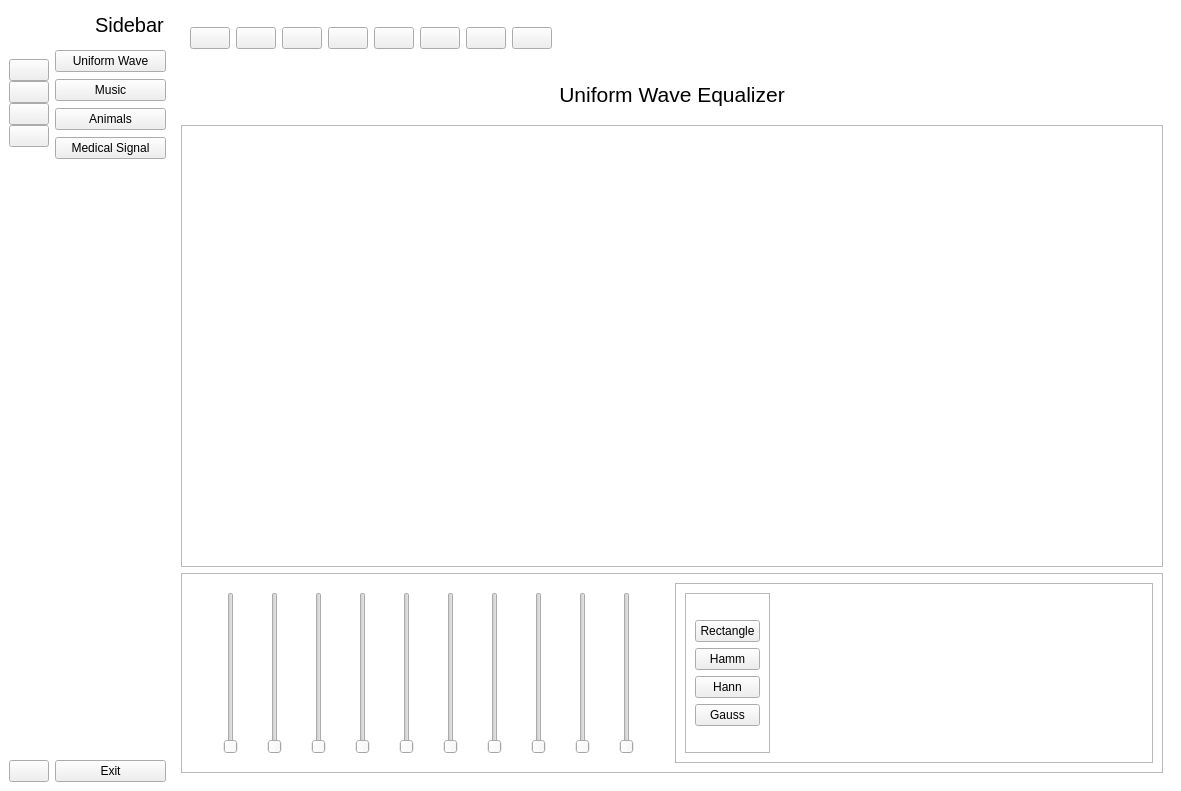
<?xml version="1.0" encoding="UTF-8"?>
<ui version="4.0">
 <class>MainWindow</class>
 <widget class="QMainWindow" name="MainWindow">
  <property name="geometry">
   <rect>
    <x>0</x>
    <y>0</y>
    <width>1181</width>
    <height>791</height>
   </rect>
  </property>
  <property name="font">
   <font>
    <pointsize>8</pointsize>
   </font>
  </property>
  <property name="windowTitle">
   <string>MainWindow</string>
  </property>
  <property name="styleSheet">
   <string notr="true">QMainWindow { background: #fff
}</string>
  </property>
  <widget class="QWidget" name="centralwidget">
   <layout class="QGridLayout" name="gridLayout_3">
    <item row="0" column="1">
     <widget class="QWidget" name="full_menu" native="true">
      <property name="maximumSize">
       <size>
        <width>16777215</width>
        <height>16777215</height>
       </size>
      </property>
      <layout class="QVBoxLayout" name="verticalLayout_4">
       <property name="spacing">
        <number>10</number>
       </property>
       <property name="leftMargin">
        <number>0</number>
       </property>
       <property name="topMargin">
        <number>0</number>
       </property>
       <property name="rightMargin">
        <number>0</number>
       </property>
       <property name="bottomMargin">
        <number>0</number>
       </property>
       <item>
        <layout class="QHBoxLayout" name="horizontalLayout">
         <item>
          <widget class="QLabel" name="label_2">
           <property name="minimumSize">
            <size>
             <width>30</width>
             <height>30</height>
            </size>
           </property>
           <property name="maximumSize">
            <size>
             <width>30</width>
             <height>30</height>
            </size>
           </property>
           <property name="text">
            <string/>
           </property>
           <property name="pixmap">
            <pixmap>Icons/launchpad.png</pixmap>
           </property>
           <property name="scaledContents">
            <bool>true</bool>
           </property>
          </widget>
         </item>
         <item>
          <widget class="QLabel" name="label_3">
           <property name="minimumSize">
            <size>
             <width>71</width>
             <height>31</height>
            </size>
           </property>
           <property name="maximumSize">
            <size>
             <width>71</width>
             <height>31</height>
            </size>
           </property>
           <property name="font">
            <font>
             <family>Segoe UI</family>
             <pointsize>15</pointsize>
            </font>
           </property>
           <property name="text">
            <string>Sidebar</string>
           </property>
          </widget>
         </item>
        </layout>
       </item>
       <item>
        <layout class="QVBoxLayout" name="verticalLayout_2">
         <property name="spacing">
          <number>7</number>
         </property>
         <item>
          <widget class="QPushButton" name="uniformWave">
           <property name="text">
            <string>Uniform Wave</string>
           </property>
           <property name="icon">
            <iconset>
             <normaloff>Icons/wave.png</normaloff>
             <normalon>Icons/wave.png</normalon>Icons/wave.png</iconset>
           </property>
           <property name="iconSize">
            <size>
             <width>14</width>
             <height>14</height>
            </size>
           </property>
           <property name="checkable">
            <bool>true</bool>
           </property>
           <property name="autoExclusive">
            <bool>true</bool>
           </property>
          </widget>
         </item>
         <item>
          <widget class="QPushButton" name="music">
           <property name="text">
            <string>Music</string>
           </property>
           <property name="icon">
            <iconset>
             <normaloff>Icons/musical-note.png</normaloff>
             <normalon>Icons/musical-note.png</normalon>Icons/musical-note.png</iconset>
           </property>
           <property name="iconSize">
            <size>
             <width>14</width>
             <height>14</height>
            </size>
           </property>
           <property name="checkable">
            <bool>true</bool>
           </property>
           <property name="autoExclusive">
            <bool>true</bool>
           </property>
          </widget>
         </item>
         <item>
          <widget class="QPushButton" name="animals">
           <property name="text">
            <string>Animals</string>
           </property>
           <property name="icon">
            <iconset>
             <normaloff>Icons/lion.png</normaloff>
             <normalon>Icons/lion.png</normalon>Icons/lion.png</iconset>
           </property>
           <property name="iconSize">
            <size>
             <width>14</width>
             <height>14</height>
            </size>
           </property>
           <property name="checkable">
            <bool>true</bool>
           </property>
           <property name="autoExclusive">
            <bool>true</bool>
           </property>
          </widget>
         </item>
         <item>
          <widget class="QPushButton" name="medicalSignal">
           <property name="text">
            <string>Medical Signal</string>
           </property>
           <property name="icon">
            <iconset>
             <normaloff>Icons/cardiogram.png</normaloff>
             <normalon>Icons/cardiogram.png</normalon>Icons/cardiogram.png</iconset>
           </property>
           <property name="iconSize">
            <size>
             <width>14</width>
             <height>14</height>
            </size>
           </property>
           <property name="checkable">
            <bool>true</bool>
           </property>
          </widget>
         </item>
        </layout>
       </item>
       <item>
        <spacer name="verticalSpacer_2">
         <property name="orientation">
          <enum>Qt::Vertical</enum>
         </property>
         <property name="sizeType">
          <enum>QSizePolicy::Expanding</enum>
         </property>
         <property name="sizeHint" stdset="0">
          <size>
           <width>20</width>
           <height>536</height>
          </size>
         </property>
        </spacer>
       </item>
       <item>
        <widget class="QPushButton" name="exit">
         <property name="text">
          <string>Exit</string>
         </property>
         <property name="icon">
          <iconset>
           <normaloff>Icons/logout.png</normaloff>
           <normalon>Icons/logout.png</normalon>Icons/logout.png</iconset>
         </property>
         <property name="iconSize">
          <size>
           <width>14</width>
           <height>14</height>
          </size>
         </property>
        </widget>
       </item>
      </layout>
     </widget>
    </item>
    <item row="0" column="0">
     <widget class="QWidget" name="icon_only" native="true">
      <layout class="QVBoxLayout" name="verticalLayout_3">
       <property name="spacing">
        <number>10</number>
       </property>
       <property name="leftMargin">
        <number>0</number>
       </property>
       <property name="topMargin">
        <number>0</number>
       </property>
       <property name="rightMargin">
        <number>0</number>
       </property>
       <property name="bottomMargin">
        <number>0</number>
       </property>
       <item>
        <layout class="QHBoxLayout" name="horizontalLayout_2">
         <item>
          <widget class="QLabel" name="label">
           <property name="minimumSize">
            <size>
             <width>40</width>
             <height>40</height>
            </size>
           </property>
           <property name="maximumSize">
            <size>
             <width>40</width>
             <height>40</height>
            </size>
           </property>
           <property name="text">
            <string/>
           </property>
           <property name="pixmap">
            <pixmap>Icons/launchpad.png</pixmap>
           </property>
           <property name="scaledContents">
            <bool>true</bool>
           </property>
          </widget>
         </item>
        </layout>
       </item>
       <item>
        <layout class="QVBoxLayout" name="verticalLayout">
         <property name="spacing">
          <number>0</number>
         </property>
         <item>
          <widget class="QPushButton" name="uniformWave2">
           <property name="text">
            <string/>
           </property>
           <property name="icon">
            <iconset>
             <normaloff>Icons/wave.png</normaloff>
             <normalon>Icons/wave.png</normalon>Icons/wave.png</iconset>
           </property>
           <property name="iconSize">
            <size>
             <width>20</width>
             <height>20</height>
            </size>
           </property>
           <property name="checkable">
            <bool>true</bool>
           </property>
           <property name="autoExclusive">
            <bool>true</bool>
           </property>
          </widget>
         </item>
         <item>
          <widget class="QPushButton" name="music2">
           <property name="text">
            <string/>
           </property>
           <property name="icon">
            <iconset>
             <normaloff>Icons/musical-note.png</normaloff>
             <normalon>Icons/musical-note.png</normalon>Icons/musical-note.png</iconset>
           </property>
           <property name="iconSize">
            <size>
             <width>20</width>
             <height>20</height>
            </size>
           </property>
           <property name="checkable">
            <bool>true</bool>
           </property>
           <property name="autoExclusive">
            <bool>true</bool>
           </property>
          </widget>
         </item>
         <item>
          <widget class="QPushButton" name="animals2">
           <property name="text">
            <string/>
           </property>
           <property name="icon">
            <iconset>
             <normaloff>Icons/lion.png</normaloff>
             <normalon>Icons/lion.png</normalon>Icons/lion.png</iconset>
           </property>
           <property name="iconSize">
            <size>
             <width>20</width>
             <height>20</height>
            </size>
           </property>
           <property name="checkable">
            <bool>true</bool>
           </property>
          </widget>
         </item>
         <item>
          <widget class="QPushButton" name="medicalSignal2">
           <property name="text">
            <string/>
           </property>
           <property name="icon">
            <iconset>
             <normaloff>Icons/cardiogram.png</normaloff>
             <normalon>Icons/cardiogram.png</normalon>Icons/cardiogram.png</iconset>
           </property>
           <property name="iconSize">
            <size>
             <width>20</width>
             <height>20</height>
            </size>
           </property>
           <property name="checkable">
            <bool>true</bool>
           </property>
           <property name="autoExclusive">
            <bool>true</bool>
           </property>
          </widget>
         </item>
        </layout>
       </item>
       <item>
        <spacer name="verticalSpacer">
         <property name="orientation">
          <enum>Qt::Vertical</enum>
         </property>
         <property name="sizeHint" stdset="0">
          <size>
           <width>20</width>
           <height>523</height>
          </size>
         </property>
        </spacer>
       </item>
       <item>
        <widget class="QPushButton" name="exit2">
         <property name="text">
          <string/>
         </property>
         <property name="icon">
          <iconset>
           <normaloff>Icons/logout.png</normaloff>
           <normalon>Icons/logout.png</normalon>Icons/logout.png</iconset>
         </property>
         <property name="iconSize">
          <size>
           <width>20</width>
           <height>20</height>
          </size>
         </property>
        </widget>
       </item>
      </layout>
     </widget>
    </item>
    <item row="0" column="2">
     <widget class="QWidget" name="widget_3" native="true">
      <layout class="QGridLayout" name="gridLayout_4">
       <item row="0" column="0">
        <widget class="QWidget" name="widget" native="true">
         <property name="maximumSize">
          <size>
           <width>982</width>
           <height>45</height>
          </size>
         </property>
         <layout class="QFormLayout" name="formLayout">
          <item row="0" column="0">
           <layout class="QHBoxLayout" name="horizontalLayout_3">
            <item>
             <widget class="QPushButton" name="sidebar">
              <property name="text">
               <string/>
              </property>
              <property name="icon">
               <iconset>
                <normaloff>Icons/menu.png</normaloff>
                <normalon>Icons/menu.png</normalon>Icons/menu.png</iconset>
              </property>
              <property name="iconSize">
               <size>
                <width>20</width>
                <height>20</height>
               </size>
              </property>
              <property name="checkable">
               <bool>true</bool>
              </property>
              <property name="autoExclusive">
               <bool>false</bool>
              </property>
             </widget>
            </item>
            <item>
             <widget class="QPushButton" name="actionLoad">
              <property name="text">
               <string/>
              </property>
              <property name="icon">
               <iconset>
                <normaloff>Icons/download.png</normaloff>Icons/download.png</iconset>
              </property>
              <property name="iconSize">
               <size>
                <width>20</width>
                <height>20</height>
               </size>
              </property>
             </widget>
            </item>
            <item>
             <widget class="QPushButton" name="zoomIn">
              <property name="text">
               <string/>
              </property>
              <property name="icon">
               <iconset>
                <normaloff>Icons/magnifying-glass.png</normaloff>
                <normalon>Icons/magnifying-glass.png</normalon>Icons/magnifying-glass.png</iconset>
              </property>
              <property name="iconSize">
               <size>
                <width>20</width>
                <height>20</height>
               </size>
              </property>
             </widget>
            </item>
            <item>
             <widget class="QPushButton" name="zoomOut">
              <property name="text">
               <string/>
              </property>
              <property name="icon">
               <iconset>
                <normaloff>Icons/magnifying-glass in.png</normaloff>
                <normalon>Icons/magnifying-glass in.png</normalon>Icons/magnifying-glass in.png</iconset>
              </property>
              <property name="iconSize">
               <size>
                <width>20</width>
                <height>20</height>
               </size>
              </property>
             </widget>
            </item>
            <item>
             <widget class="QPushButton" name="playPauseSound">
              <property name="text">
               <string/>
              </property>
              <property name="icon">
               <iconset>
                <normaloff>Icons/button.png</normaloff>
                <normalon>Icons/button.png</normalon>Icons/button.png</iconset>
              </property>
              <property name="iconSize">
               <size>
                <width>20</width>
                <height>20</height>
               </size>
              </property>
             </widget>
            </item>
            <item>
             <widget class="QPushButton" name="reset">
              <property name="text">
               <string/>
              </property>
              <property name="icon">
               <iconset>
                <normaloff>Icons/undo-arrow.png</normaloff>
                <normalon>Icons/undo-arrow.png</normalon>Icons/undo-arrow.png</iconset>
              </property>
              <property name="iconSize">
               <size>
                <width>20</width>
                <height>20</height>
               </size>
              </property>
             </widget>
            </item>
            <item>
             <widget class="QPushButton" name="cineSpeed">
              <property name="text">
               <string/>
              </property>
              <property name="icon">
               <iconset>
                <normaloff>Icons/speedometer.png</normaloff>
                <normalon>Icons/speedometer.png</normalon>Icons/speedometer.png</iconset>
              </property>
              <property name="iconSize">
               <size>
                <width>20</width>
                <height>20</height>
               </size>
              </property>
             </widget>
            </item>
            <item>
             <widget class="QPushButton" name="stop">
              <property name="text">
               <string/>
              </property>
              <property name="icon">
               <iconset>
                <normaloff>Icons/stop-button.png</normaloff>
                <normalon>Icons/stop-button.png</normalon>Icons/stop-button.png</iconset>
              </property>
              <property name="iconSize">
               <size>
                <width>20</width>
                <height>20</height>
               </size>
              </property>
             </widget>
            </item>
           </layout>
          </item>
         </layout>
        </widget>
       </item>
       <item row="1" column="0">
        <widget class="QStackedWidget" name="stackedWidget">
         <property name="maximumSize">
          <size>
           <width>16777215</width>
           <height>50</height>
          </size>
         </property>
         <property name="currentIndex">
          <number>0</number>
         </property>
         <widget class="QWidget" name="page_8">
          <layout class="QGridLayout" name="gridLayout">
           <item row="0" column="0">
            <widget class="QLabel" name="label_1">
             <property name="font">
              <font>
               <family>Segoe UI</family>
               <pointsize>16</pointsize>
              </font>
             </property>
             <property name="text">
              <string>Uniform Wave Equalizer</string>
             </property>
             <property name="alignment">
              <set>Qt::AlignCenter</set>
             </property>
            </widget>
           </item>
          </layout>
         </widget>
         <widget class="QWidget" name="page_2">
          <layout class="QGridLayout" name="gridLayout_2">
           <item row="0" column="0">
            <widget class="QLabel" name="label_4">
             <property name="maximumSize">
              <size>
               <width>16777215</width>
               <height>50</height>
              </size>
             </property>
             <property name="font">
              <font>
               <family>Segoe UI</family>
               <pointsize>16</pointsize>
              </font>
             </property>
             <property name="text">
              <string>Music Equalizer</string>
             </property>
             <property name="alignment">
              <set>Qt::AlignCenter</set>
             </property>
            </widget>
           </item>
          </layout>
         </widget>
         <widget class="QWidget" name="page_3">
          <layout class="QGridLayout" name="gridLayout_6">
           <item row="0" column="0">
            <widget class="QLabel" name="label_6">
             <property name="font">
              <font>
               <family>Segoe UI</family>
               <pointsize>16</pointsize>
              </font>
             </property>
             <property name="text">
              <string>Animals Equalizer</string>
             </property>
             <property name="alignment">
              <set>Qt::AlignCenter</set>
             </property>
            </widget>
           </item>
          </layout>
         </widget>
         <widget class="QWidget" name="page_4">
          <layout class="QGridLayout" name="gridLayout_7">
           <item row="0" column="0">
            <widget class="QLabel" name="label_7">
             <property name="font">
              <font>
               <family>Segoe UI</family>
               <pointsize>16</pointsize>
              </font>
             </property>
             <property name="text">
              <string>Medical Signal</string>
             </property>
             <property name="alignment">
              <set>Qt::AlignCenter</set>
             </property>
            </widget>
           </item>
          </layout>
         </widget>
        </widget>
       </item>
       <item row="2" column="0">
        <widget class="QFrame" name="frame">
         <property name="frameShape">
          <enum>QFrame::StyledPanel</enum>
         </property>
         <property name="frameShadow">
          <enum>QFrame::Raised</enum>
         </property>
         <layout class="QGridLayout" name="gridLayout_5">
          <item row="2" column="0">
           <widget class="QWidget" name="widget_6" native="true"/>
          </item>
          <item row="0" column="0">
           <widget class="QWidget" name="widget_2" native="true"/>
          </item>
          <item row="2" column="1">
           <widget class="QWidget" name="widget_7" native="true"/>
          </item>
          <item row="1" column="0" colspan="2">
           <widget class="QWidget" name="widget_5" native="true"/>
          </item>
          <item row="0" column="1">
           <widget class="QWidget" name="widget_4" native="true"/>
          </item>
         </layout>
        </widget>
       </item>
       <item row="3" column="0">
        <widget class="QFrame" name="frame_2">
         <property name="maximumSize">
          <size>
           <width>16777215</width>
           <height>200</height>
          </size>
         </property>
         <property name="frameShape">
          <enum>QFrame::StyledPanel</enum>
         </property>
         <property name="frameShadow">
          <enum>QFrame::Raised</enum>
         </property>
         <layout class="QHBoxLayout" name="horizontalLayout_5">
          <item>
           <widget class="QStackedWidget" name="stackedWidget_2">
            <property name="maximumSize">
             <size>
              <width>478</width>
              <height>16777215</height>
             </size>
            </property>
            <property name="currentIndex">
             <number>0</number>
            </property>
            <widget class="QWidget" name="page_5">
             <layout class="QHBoxLayout" name="horizontalLayout_6">
              <item>
               <widget class="QSlider" name="verticalSlider">
                <property name="orientation">
                 <enum>Qt::Vertical</enum>
                </property>
               </widget>
              </item>
              <item>
               <widget class="QSlider" name="verticalSlider_2">
                <property name="orientation">
                 <enum>Qt::Vertical</enum>
                </property>
               </widget>
              </item>
              <item>
               <widget class="QSlider" name="verticalSlider_3">
                <property name="orientation">
                 <enum>Qt::Vertical</enum>
                </property>
               </widget>
              </item>
              <item>
               <widget class="QSlider" name="verticalSlider_4">
                <property name="orientation">
                 <enum>Qt::Vertical</enum>
                </property>
               </widget>
              </item>
              <item>
               <widget class="QSlider" name="verticalSlider_5">
                <property name="orientation">
                 <enum>Qt::Vertical</enum>
                </property>
               </widget>
              </item>
              <item>
               <widget class="QSlider" name="verticalSlider_6">
                <property name="orientation">
                 <enum>Qt::Vertical</enum>
                </property>
               </widget>
              </item>
              <item>
               <widget class="QSlider" name="verticalSlider_7">
                <property name="orientation">
                 <enum>Qt::Vertical</enum>
                </property>
               </widget>
              </item>
              <item>
               <widget class="QSlider" name="verticalSlider_8">
                <property name="orientation">
                 <enum>Qt::Vertical</enum>
                </property>
               </widget>
              </item>
              <item>
               <widget class="QSlider" name="verticalSlider_9">
                <property name="orientation">
                 <enum>Qt::Vertical</enum>
                </property>
               </widget>
              </item>
              <item>
               <widget class="QSlider" name="verticalSlider_10">
                <property name="orientation">
                 <enum>Qt::Vertical</enum>
                </property>
               </widget>
              </item>
             </layout>
            </widget>
            <widget class="QWidget" name="page_6">
             <layout class="QHBoxLayout" name="horizontalLayout_7">
              <item>
               <widget class="QSlider" name="verticalSlider_11">
                <property name="orientation">
                 <enum>Qt::Vertical</enum>
                </property>
               </widget>
              </item>
              <item>
               <widget class="QSlider" name="verticalSlider_12">
                <property name="orientation">
                 <enum>Qt::Vertical</enum>
                </property>
               </widget>
              </item>
              <item>
               <widget class="QSlider" name="verticalSlider_13">
                <property name="orientation">
                 <enum>Qt::Vertical</enum>
                </property>
               </widget>
              </item>
              <item>
               <widget class="QSlider" name="verticalSlider_14">
                <property name="orientation">
                 <enum>Qt::Vertical</enum>
                </property>
               </widget>
              </item>
             </layout>
            </widget>
            <widget class="QWidget" name="page_7">
             <layout class="QHBoxLayout" name="horizontalLayout_8">
              <item>
               <widget class="QSlider" name="verticalSlider_15">
                <property name="orientation">
                 <enum>Qt::Vertical</enum>
                </property>
               </widget>
              </item>
              <item>
               <widget class="QSlider" name="verticalSlider_16">
                <property name="orientation">
                 <enum>Qt::Vertical</enum>
                </property>
               </widget>
              </item>
              <item>
               <widget class="QSlider" name="verticalSlider_17">
                <property name="orientation">
                 <enum>Qt::Vertical</enum>
                </property>
               </widget>
              </item>
              <item>
               <widget class="QSlider" name="verticalSlider_18">
                <property name="orientation">
                 <enum>Qt::Vertical</enum>
                </property>
               </widget>
              </item>
             </layout>
            </widget>
            <widget class="QWidget" name="page_10">
             <layout class="QHBoxLayout" name="horizontalLayout_9">
              <item>
               <widget class="QSlider" name="verticalSlider_19">
                <property name="orientation">
                 <enum>Qt::Vertical</enum>
                </property>
               </widget>
              </item>
              <item>
               <widget class="QSlider" name="verticalSlider_20">
                <property name="orientation">
                 <enum>Qt::Vertical</enum>
                </property>
               </widget>
              </item>
              <item>
               <widget class="QSlider" name="verticalSlider_21">
                <property name="orientation">
                 <enum>Qt::Vertical</enum>
                </property>
               </widget>
              </item>
              <item>
               <widget class="QSlider" name="verticalSlider_22">
                <property name="orientation">
                 <enum>Qt::Vertical</enum>
                </property>
               </widget>
              </item>
             </layout>
            </widget>
           </widget>
          </item>
          <item>
           <widget class="QFrame" name="frame_10">
            <property name="frameShape">
             <enum>QFrame::StyledPanel</enum>
            </property>
            <property name="frameShadow">
             <enum>QFrame::Raised</enum>
            </property>
            <layout class="QHBoxLayout" name="horizontalLayout_10">
             <item>
              <widget class="QFrame" name="frame_9">
               <property name="maximumSize">
                <size>
                 <width>85</width>
                 <height>16777215</height>
                </size>
               </property>
               <property name="frameShape">
                <enum>QFrame::StyledPanel</enum>
               </property>
               <property name="frameShadow">
                <enum>QFrame::Raised</enum>
               </property>
               <layout class="QGridLayout" name="gridLayout_8">
                <item row="0" column="0">
                 <layout class="QVBoxLayout" name="verticalLayout_5">
                  <item>
                   <widget class="QPushButton" name="Rect">
                    <property name="text">
                     <string>Rectangle</string>
                    </property>
                   </widget>
                  </item>
                  <item>
                   <widget class="QPushButton" name="Hamm">
                    <property name="text">
                     <string>Hamm</string>
                    </property>
                   </widget>
                  </item>
                  <item>
                   <widget class="QPushButton" name="Hann">
                    <property name="text">
                     <string>Hann</string>
                    </property>
                   </widget>
                  </item>
                  <item>
                   <widget class="QPushButton" name="Gauss">
                    <property name="text">
                     <string>Gauss</string>
                    </property>
                   </widget>
                  </item>
                 </layout>
                </item>
               </layout>
              </widget>
             </item>
             <item>
              <widget class="QWidget" name="widget_8" native="true"/>
             </item>
            </layout>
           </widget>
          </item>
         </layout>
        </widget>
       </item>
      </layout>
     </widget>
    </item>
   </layout>
  </widget>
 </widget>
 <resources>
  <include location="resource.qrc"/>
 </resources>
 <connections>
  <connection>
   <sender>sidebar</sender>
   <signal>toggled(bool)</signal>
   <receiver>icon_only</receiver>
   <slot>setVisible(bool)</slot>
   <hints>
    <hint type="sourcelabel">
     <x>222</x>
     <y>46</y>
    </hint>
    <hint type="destinationlabel">
     <x>43</x>
     <y>247</y>
    </hint>
   </hints>
  </connection>
  <connection>
   <sender>sidebar</sender>
   <signal>toggled(bool)</signal>
   <receiver>full_menu</receiver>
   <slot>setHidden(bool)</slot>
   <hints>
    <hint type="sourcelabel">
     <x>219</x>
     <y>41</y>
    </hint>
    <hint type="destinationlabel">
     <x>158</x>
     <y>242</y>
    </hint>
   </hints>
  </connection>
  <connection>
   <sender>uniformWave2</sender>
   <signal>toggled(bool)</signal>
   <receiver>uniformWave</receiver>
   <slot>setChecked(bool)</slot>
   <hints>
    <hint type="sourcelabel">
     <x>42</x>
     <y>79</y>
    </hint>
    <hint type="destinationlabel">
     <x>73</x>
     <y>59</y>
    </hint>
   </hints>
  </connection>
  <connection>
   <sender>animals2</sender>
   <signal>toggled(bool)</signal>
   <receiver>animals</receiver>
   <slot>setChecked(bool)</slot>
   <hints>
    <hint type="sourcelabel">
     <x>26</x>
     <y>129</y>
    </hint>
    <hint type="destinationlabel">
     <x>64</x>
     <y>119</y>
    </hint>
   </hints>
  </connection>
  <connection>
   <sender>medicalSignal2</sender>
   <signal>toggled(bool)</signal>
   <receiver>medicalSignal</receiver>
   <slot>setChecked(bool)</slot>
   <hints>
    <hint type="sourcelabel">
     <x>42</x>
     <y>156</y>
    </hint>
    <hint type="destinationlabel">
     <x>61</x>
     <y>149</y>
    </hint>
   </hints>
  </connection>
  <connection>
   <sender>uniformWave</sender>
   <signal>toggled(bool)</signal>
   <receiver>uniformWave2</receiver>
   <slot>setChecked(bool)</slot>
   <hints>
    <hint type="sourcelabel">
     <x>76</x>
     <y>66</y>
    </hint>
    <hint type="destinationlabel">
     <x>43</x>
     <y>78</y>
    </hint>
   </hints>
  </connection>
  <connection>
   <sender>music</sender>
   <signal>toggled(bool)</signal>
   <receiver>music2</receiver>
   <slot>setChecked(bool)</slot>
   <hints>
    <hint type="sourcelabel">
     <x>73</x>
     <y>90</y>
    </hint>
    <hint type="destinationlabel">
     <x>42</x>
     <y>103</y>
    </hint>
   </hints>
  </connection>
  <connection>
   <sender>animals</sender>
   <signal>toggled(bool)</signal>
   <receiver>animals2</receiver>
   <slot>setChecked(bool)</slot>
   <hints>
    <hint type="sourcelabel">
     <x>84</x>
     <y>122</y>
    </hint>
    <hint type="destinationlabel">
     <x>45</x>
     <y>132</y>
    </hint>
   </hints>
  </connection>
  <connection>
   <sender>medicalSignal</sender>
   <signal>toggled(bool)</signal>
   <receiver>medicalSignal2</receiver>
   <slot>setChecked(bool)</slot>
   <hints>
    <hint type="sourcelabel">
     <x>71</x>
     <y>149</y>
    </hint>
    <hint type="destinationlabel">
     <x>46</x>
     <y>160</y>
    </hint>
   </hints>
  </connection>
  <connection>
   <sender>music2</sender>
   <signal>toggled(bool)</signal>
   <receiver>music</receiver>
   <slot>setChecked(bool)</slot>
   <hints>
    <hint type="sourcelabel">
     <x>35</x>
     <y>105</y>
    </hint>
    <hint type="destinationlabel">
     <x>64</x>
     <y>89</y>
    </hint>
   </hints>
  </connection>
  <connection>
   <sender>exit</sender>
   <signal>clicked()</signal>
   <receiver>MainWindow</receiver>
   <slot>close()</slot>
   <hints>
    <hint type="sourcelabel">
     <x>126</x>
     <y>742</y>
    </hint>
    <hint type="destinationlabel">
     <x>159</x>
     <y>733</y>
    </hint>
   </hints>
  </connection>
  <connection>
   <sender>exit2</sender>
   <signal>clicked()</signal>
   <receiver>MainWindow</receiver>
   <slot>close()</slot>
   <hints>
    <hint type="sourcelabel">
     <x>33</x>
     <y>739</y>
    </hint>
    <hint type="destinationlabel">
     <x>45</x>
     <y>734</y>
    </hint>
   </hints>
  </connection>
 </connections>
</ui>
